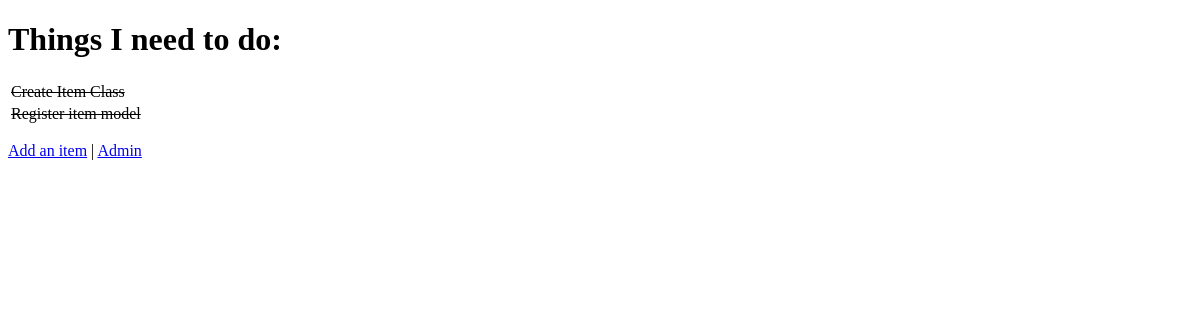
/, run on an earlier commit of the app's database.
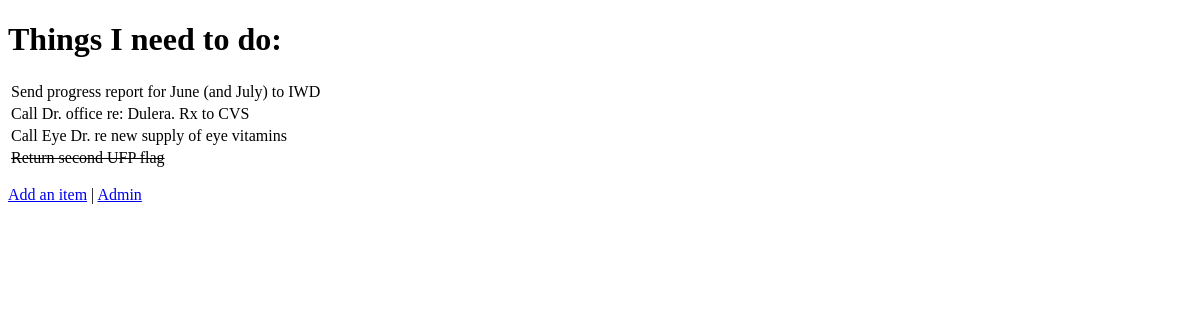
And on a later commit of the database.
### todo/models.py (models this page shows, shortened)
class Item(models.Model):
    name = models.CharField(max_length=50, null=False, blank=False)
    done = models.BooleanField(null=False, blank=False, default=False)

### todo/views.py (the view)
# urls.py: path("", get_todo_list, name='get_todo_list'),
def get_todo_list(request):
    items = Item.objects.all()
    context = {
        'items': items
    }
    return render(request, 'todo/todo_list.html',  context)

### todo/templates/todo/todo_list.html (shortened to what this page needs)
<!DOCTYPE html>
<html lang="en">
<head>
</head>
<body>
    <h1>Things I need to do:</h1>
    <table>
        {% for item in items %}
            <tr>
                {% if item.done %}
                    <td><s>{{ item.name }}</s></td>
                {% else %}
                    <td>{{ item.name }}</td>
                {% endif %}
            </tr>
        {% empty %}
            <tr><td>You have nothing to do.</td></tr>
        {%  endfor %}
    </table>
    <p>
        <a href="/add">Add an item</a> |
        <a href="admin/todo/item/">Admin</a>
    </p>
</body>
</html>

What changed in the data, as far as the page shows it:
removed Item: name "Create Item Class"
removed Item: name "Register item model"
added Item: name "Send progress report for June (and July) to IWD"
added Item: name "Call Dr. office re: Dulera. Rx to CVS"
added Item: name "Call Eye Dr. re new supply of eye vitamins"
added Item: name "Return second UFP flag"
